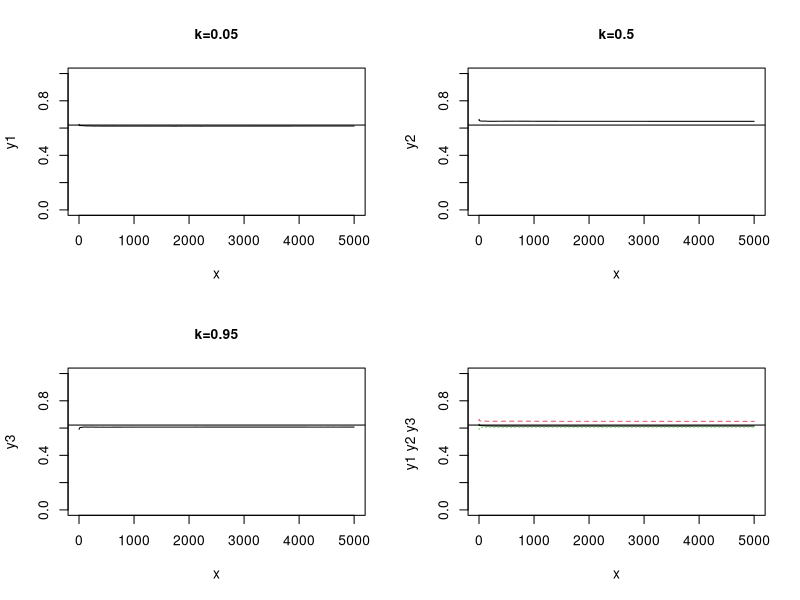

Reproduce this figure in R.

slice<- function(k,n)
{

f1<-((2+k)/2)^125

f2<-(1-k)^38

f3<-k^34

 for (i in 1:n){

z1<-runif(n, min=0, max=f1)

z2<-runif(n, min=0, max=f2)

z3<-runif(n, min=0, max=f3)

k1<-(2*z1^(1/125))-2

k2<-1-z2^(1/38)

k3<-z3^(1/34)


A1<-matrix(c(k1,k3),nrow=n)

A<-apply(A1,1,max)

B<-1-z2^(1/38)

knew<-runif(n, A, max=B)

x<-seq(1,n,by=1)



knew<-cumsum(knew) / seq_along(knew)


k=knew
f1<-((2+k)/2)^125

f2<-(1-k)^38

f3<-k^34
  
  
 }
return(knew)


}





par(mfrow=c(2,2))
y1<-slice(0.05,5000)
y2<-slice(0.5,5000)
y3<-slice(0.95,5000)
x<-seq(1,5000,by=1)
plot(x,y1,ylim = range(0:1),type="l")
abline(0.622,0)
title(main = list(paste("k=0.05"),col="black", cex = 1.0)) 
plot(x,y2,ylim = range(0:1),type="l")
title(main = list(paste("k=0.5"),col="black", cex = 1.0)) 
abline(0.622,0)
plot(x,y3,ylim = range(0:1),type="l")
title(main = list(paste("k=0.95"),col="black", cex = 1.0)) 
abline(0.622,0) 
matplot(x, cbind(y1,y2,y3),ylim = range(0:1), pch=20,ylab = "y1 y2 y3 ",,type="l")
abline(0.622,0)
#legend(y1,y2,y3,c("k=0.05", "k=0.5", "k=0.95"), pch = c(1,2,3), lty = c(1,2,3))
